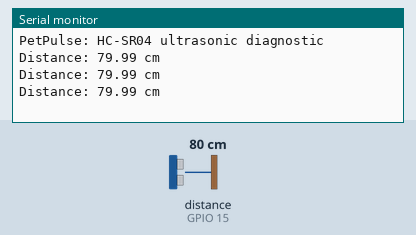
Bench run of a sketch on a simulated ESP32-S3. On the bench: the last lines printed to the serial monitor. Wiring (inferred from the names in the program): ultrasonic range finder: trigger GPIO 7; echo GPIO 15. The test bench sets the inputs (shaded band); at power-on: distance to the obstacle (sensor on GPIO 15) 80 cm. The echo pulse lasts 58.3 µs per cm.

Above: at 1.2 s.
1.3 s: distance to the obstacle (sensor on GPIO 15) set to 2 cm
At 1.88 s:
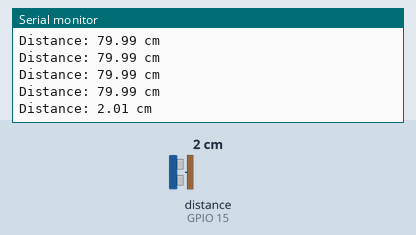
2.8 s: distance to the obstacle (sensor on GPIO 15) set to 4 cm
At 3.08 s:
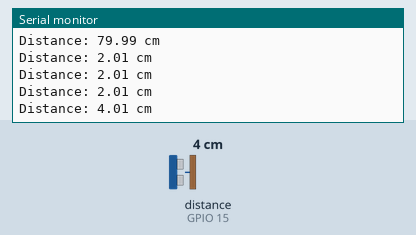
Timing chart, 0 to 5.8 s (numbered marks = the images above; inputs shaded):
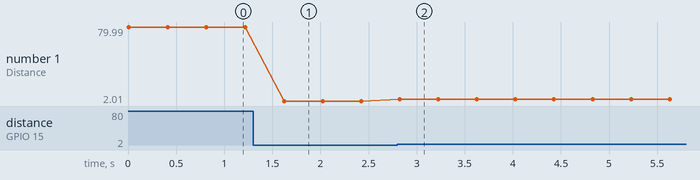

The sketch:

ultrasonic_test.ino
```cpp
// PetPulse — Ultrasonic (HC-SR04) diagnostic
//
// Wiring (matches firmware/README.md pin table):
//   HC-SR04 VCC  -> 5V
//   HC-SR04 GND  -> GND
//   HC-SR04 TRIG -> ESP32-S3 GPIO7        (direct — TRIG is an input to the
//                                          sensor, 3.3V from the ESP32 is a
//                                          valid trigger, no divider needed)
//   HC-SR04 ECHO -> voltage divider (1k/2k) -> ESP32-S3 GPIO15
//                   (ECHO is 5V from the sensor — do NOT connect it to the
//                   ESP32-S3 directly, that pin is not 5V tolerant)
//
// No library needed — this uses plain pulseIn().
//
// Expected result: open Serial Monitor at 115200 baud. Hold your hand
// roughly 10-30cm from the sensor and move it — the printed distance
// should track your hand. "No echo received" repeatedly means: check the
// TRIG/ECHO wiring, the divider resistors, and that VCC is actually on 5V
// (HC-SR04 does not work reliably on 3.3V).

const int TRIG_PIN = 7;
const int ECHO_PIN = 15;

void setup() {
  Serial.begin(115200);
  pinMode(TRIG_PIN, OUTPUT);
  pinMode(ECHO_PIN, INPUT);
  digitalWrite(TRIG_PIN, LOW);
  Serial.println("PetPulse: HC-SR04 ultrasonic diagnostic");
}

void loop() {
  digitalWrite(TRIG_PIN, LOW);
  delayMicroseconds(2);
  digitalWrite(TRIG_PIN, HIGH);
  delayMicroseconds(10);
  digitalWrite(TRIG_PIN, LOW);

  // 30ms timeout ~= 5m max range; pulseIn returns 0 on timeout.
  long duration = pulseIn(ECHO_PIN, HIGH, 30000);

  if (duration == 0) {
    Serial.println("No echo received - check wiring/power, or nothing in range.");
  } else {
    float distanceCm = duration * 0.0343f / 2.0f;
    Serial.print("Distance: ");
    Serial.print(distanceCm);
    Serial.println(" cm");
  }
  delay(400);
}
```

Measured:
- after the input at 1.3 s, the serial monitor: prints a new line after 0.32 s (image 1)
- after the input at 2.8 s, the serial monitor: prints a new line at once (image 2)
- plotted number 1: 79.99 → 2.01 after the input at 1.3 s, 2.01 → 4.01 after the input at 2.8 s
